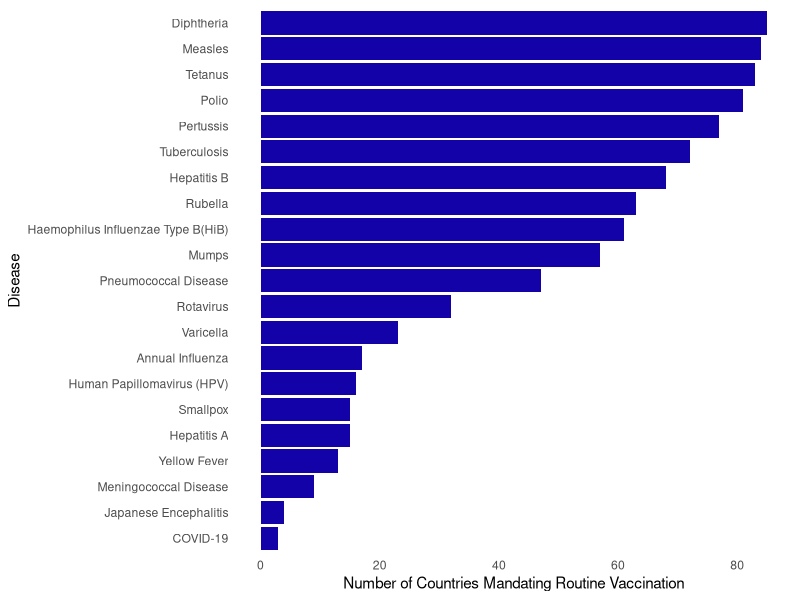

Recreate this plot in R.
library(readr)
library(tidyr)
library(dplyr)
library(ggplot2)

#Reading in the data and cleaning it up
diseases.raw <- read.csv("MandatedDiseasesFinal.csv")

diseases.df <- subset(diseases.raw, !is.na(Disease) & Disease != "")

diseases.sep <- diseases.df %>%
  separate_rows(Disease, sep = ",")

#Now I want to know how many times each of the diseases shows up in policy
disease_counts <- diseases.sep %>%
  count(Disease)

colnames(disease_counts) <- c("Disease", "Count")

# Count vaccines in each country 
country_counts <- diseases.sep %>%
  count(Country)
# Rename columns for clarity
colnames(country_counts) <- c("Country", "Count")


#A few diseases have better names for display
disease_counts <- disease_counts %>%
  mutate(Disease = case_when(
    Disease == "meningococcal disease" ~ "Meningococcal Disease",
    Disease == "Influenza" ~ "Annual Influenza",
    Disease == "Streptococcus pneumoniae" ~ "Pneumococcal Disease",
    Disease == "Human Papillomavirus" ~ "Human Papillomavirus (HPV)",
    Disease == "Haemophilus influenzae type B" ~ "Haemophilus Influenzae Type B(HiB)",
    Disease == "Tuberculosis (all forms)" ~ "Tuberculosis",
    TRUE ~ Disease
  ))
#Arrange them in descending order so it looks nicer
disease_counts <- disease_counts %>% arrange(desc(Count))

#Plot!
ggplot(disease_counts, aes(x = reorder(Disease, Count), y = Count)) +
  geom_bar(stat = "identity", fill = "#1202A8") +
  theme_minimal() +
  labs(x = "Disease", y = "Number of Countries Mandating Routine Vaccination") +
  theme(
    axis.text.y =element_text(angle = 0, vjust =0.5, hjust =1),
    panel.grid.major = element_blank(), 
    panel.grid.minor = element_blank()
    ) +
  coord_flip()



